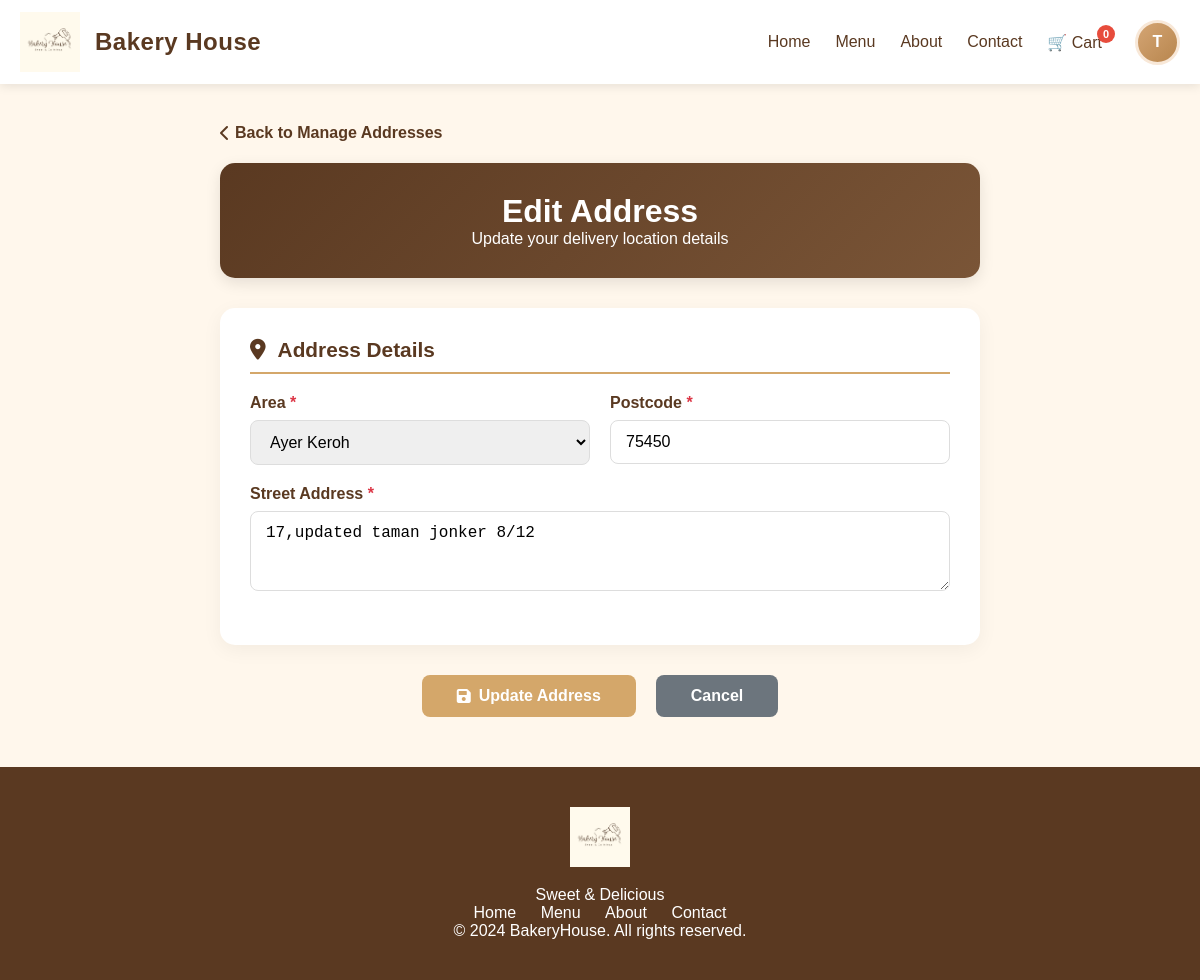
The app's page /edit.address.php?id=21 (signed in) with its own data.
### tables this page shows
CREATE TABLE `user_addresses` (
  `id` int(11) NOT NULL,
  `user_id` int(11) NOT NULL,
  `address_text` text NOT NULL,
  `is_default` tinyint(1) DEFAULT 0,
  `updated_at` timestamp NOT NULL DEFAULT current_timestamp() ON UPDATE current_timestamp()
);

### edit.address.php (the view, shortened to what this page needs)
<?php
require_once 'config.php';
$userId = $_SESSION['user_id'];
$addressId = $_GET['id'] ?? null;
try {
    $query = "SELECT * FROM user_addresses WHERE id = ? AND user_id = ?";
    $stmt = $pdo->prepare($query);
    $stmt->execute([$addressId, $userId]);
    $addressData = $stmt->fetch(PDO::FETCH_ASSOC);
    $address_area = $address_postcode = $address_line = $other_area = '';
    $text = $addressData['address_text'];
    if (strpos($text, ', ') !== false) {
        $parts = explode(', ', $text);
        $address_line = $parts[0] ?? '';
        $address_area = $parts[1] ?? '';
        $address_postcode = $parts[2] ?? '';
    } elseif (strpos($text, '|') !== false) {
        $parts = explode('|', $text);
        $address_area = $parts[0] ?? '';
        $address_postcode = $parts[1] ?? '';
        $address_line = $parts[2] ?? '';
        $other_area = $parts[3] ?? '';
    }
} catch (PDOException $e) {
    die("Error: " . $e->getMessage());
}
?>
<!DOCTYPE html>
<html lang="en">
<head>
    <link rel="stylesheet" href="editprofile.css"> <link rel="stylesheet" href="https://cdnjs.cloudflare.com/ajax/libs/font-awesome/6.0.0/css/all.min.css">
</head>
<body>
    <?php include 'header.php'; ?>
    <main class="profile-page">
        <div class="profile-container">
            <div class="back-navigation">
                <a href="manageaddress.php" class="back-link">
                    <i class="fas fa-chevron-left"></i> Back to Manage Addresses
                </a>
            </div>
            <div class="profile-header">
                <h1>Edit Address</h1>
                <p>Update your delivery location details</p>
            </div>
            <form action="edit.address.php?id=<?php echo $addressId; ?>" method="POST" class="edit-form" id="addressForm">
                <div class="info-card">
                    <h2><i class="fas fa-map-marker-alt"></i> Address Details</h2>
                    <div class="form-row">
                        <div class="form-group-half required-field">
                            <label class="form-label">Area</label>
                            <select id="address_area" name="address_area" class="form-input" required>
                                <option value="Ayer Keroh" <?php echo $address_area === 'Ayer Keroh' ? 'selected' : ''; ?>>Ayer Keroh</option>
                            </select>
                        </div>
                        <div class="form-group-half required-field">
                            <label class="form-label">Postcode</label>
                            <input type="text" name="address_postcode" id="address_postcode" class="form-input"
                                   value="<?php echo htmlspecialchars($address_postcode); ?>"
                                   required maxlength="5" oninput="this.value = this.value.replace(/[^0-9]/g, '');">
                        </div>
                    </div>
                    <div class="form-group required-field">
                        <label class="form-label">Street Address</label>
                        <textarea name="address_line" class="form-textarea" required rows="3"
                                  placeholder="Unit no, Building, Street Name..."><?php echo htmlspecialchars($address_line); ?></textarea>
                    </div>
                </div>
                <div class="action-buttons">
                    <button type="submit" class="btn btn-primary" id="saveButton">
                        <i class="fas fa-save"></i> Update Address
                    </button>
                    <a href="manageaddress.php" class="btn btn-secondary">Cancel</a>
                </div>
            </form>
        </div>
    </main>
    <footer>
        <div class="container">
            <div class="footer-content">
                <div class="footer-logo">
                    <img src="Bakery House Logo.png" alt="BakeryHouse">
                </div>
                <p>Sweet & Delicious</p>
                <div class="footer-links">
                    <a href="mainpage.php">Home</a>
                    <a href="menu.php">Menu</a>
                    <a href="about_us.php">About</a>
                    <a href="contact_us.php">Contact</a>
                </div>
                <p>&copy; 2024 BakeryHouse. All rights reserved.</p>
            </div>
        </div>
    </footer>
</body>
</html>

### editprofile.css (style rules this page uses)
:root { --bakery-brown: #5a3921; --bakery-gold: #d4a76a; --bakery-bg: #fff7ec; --white: #ffffff; --danger-red: #dc3545; }
* { margin: 0; padding: 0; box-sizing: border-box; }
body { background-color: var(--bakery-bg); color: #333333; font-family: 'Segoe UI', sans-serif; padding-top: 85px; }
.profile-container { max-width: 800px; margin: 40px auto; padding: 0 20px; }
.profile-header { background: linear-gradient(135deg, var(--bakery-brown) 0%, #7a5537 100%); border-radius: 15px; padding: 30px; color: var(--white); text-align: center; margin-bottom: 30px; box-shadow: 0 5px 15px rgba(0,0,0,0.1); }
.info-card { background: var(--white); border-radius: 15px; padding: 30px; margin-bottom: 25px; box-shadow: 0 5px 20px rgba(0,0,0,0.05); }
.info-card h2 { display: flex; align-items: center; gap: 12px; color: var(--bakery-brown); font-size: 1.3rem; padding-bottom: 10px; margin-bottom: 20px; border-bottom: 2px solid var(--bakery-gold); }
.form-group { margin-bottom: 20px; }
.form-row { display: flex; gap: 20px; margin-bottom: 20px; }
.form-group-half { flex: 1; }
.form-label { display: block; margin-bottom: 8px; color: var(--bakery-brown); font-weight: 600; }
.required-field .form-label::after { content: " *"; color: var(--danger-red); }
.form-input, .form-textarea { width: 100%; padding: 12px 15px; border: 1.5px solid #dddddd; border-radius: 8px; font-size: 1rem; transition: 0.3s; }
.form-textarea { resize: vertical; }
.action-buttons { display: flex; justify-content: center; gap: 20px; margin-top: 30px; }
.btn { display: inline-flex; align-items: center; justify-content: center; gap: 8px; padding: 12px 35px; border: none; border-radius: 8px; font-size: 1rem; font-weight: bold; text-decoration: none; cursor: pointer; transition: 0.3s; }
.btn-primary { background: var(--bakery-gold); color: var(--white); }
.btn-secondary { background: #6c757d; color: var(--white); }
footer { padding: 40px 0; background-color: var(--bakery-brown); color: white; text-align: center; margin-top: 50px; }
.footer-logo img { height: 60px; margin-bottom: 15px; }
.footer-links a { margin: 0 10px; color: white; text-decoration: none; transition: 0.3s; }
.back-navigation { margin-bottom: 20px; }
.back-link { color: var(--bakery-brown); text-decoration: none; font-weight: bold; display: inline-flex; align-items: center; gap: 5px; }

### header.css (style rules this page uses)
:root { --main-font: 'BonvenoCF', sans-serif; --serif-font: 'AvenirNext LT Pro', serif; --main-color: #5a3921; --accent-color: #d4a76a; }
body { margin: 0; padding-top: 0 !important; font-family: var(--main-font) !important; background-color: #fff7ec; }

### records on screen
user_addresses: address_area "Ayer Keroh", address_postcode "75450", address_line "17,updated taman jonker 8/12"

### other values on screen
substr($userName, 0, 1) "T"
